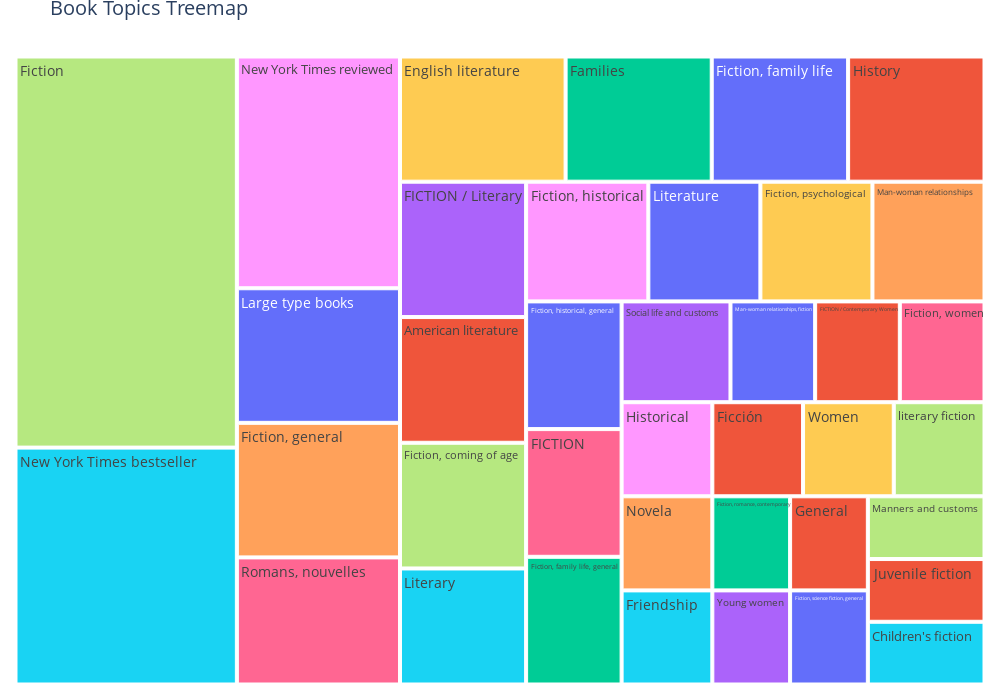

Notebook cell for this chart:
### Code cell
fig = tree_topics(my_read_topics)
fig.show()

### Figure 1 — Plotly figure (JSON) as saved in the notebook; plotly's stock layout.template omitted (floating-point values rounded to 4 significant figures)
{"data": [{"branchvalues": "total", "customdata": ["Children's fiction", "Manners and customs", "Juvenile fiction", "General", "Young women", "Fiction, science fiction, general", "Fiction, romance, contemporary", "Fiction, women", "Women", "Novela", "Man-woman relationships, fiction", "Historical", "Friendship", "literary fiction", "FICTION / Contemporary Women", "Ficción", "Social life and customs", "Fiction, historical, general", "Fiction, family life, general", "FICTION", "Fiction, psychological", "Man-woman relationships", "Literature", "Fiction, historical", "Literary", "Fiction, coming of age", "American literature", "History", "FICTION / Literary", "Fiction, family life", "Families", "Romans, nouvelles", "English literature", "Fiction, general", "Large type books", "New York Times reviewed", "New York Times bestseller", "Fiction"], "domain": {"x": [0, 1], "y": [0, 1]}, "hovertemplate": "<b>%{label}</b><br>Count: %{value}<extra></extra>", "hovertext": ["Man-woman relationships, fiction", "FICTION / Contemporary Women", "Fiction, romance, contemporary", "American literature", "Large type books", "Young women", "Fiction, general", "New York Times bestseller", "Fiction, women", "Families", "Fiction, coming of age", "Romans, nouvelles", "Historical", "English literature", "Literature", "Fiction, historical, general", "Fiction, family life", "Social life and customs", "History", "Fiction", "General", "Novela", "FICTION", "Fiction, psychological", "Man-woman relationships", "Friendship", "Ficción", "New York Times reviewed", "FICTION / Literary", "Fiction, science fiction, general", "Manners and customs", "Women", "Juvenile fiction", "Fiction, family life, general", "Literary", "Fiction, historical", "Children's fiction", "literary fiction"], "ids": ["Man-woman relationships, fiction", "FICTION / Contemporary Women", "Fiction, romance, contemporary", "American literature", "Large type books", "Young women", "Fiction, general", "New York Times bestseller", "Fiction, women", "Families", "Fiction, coming of age", "Romans, nouvelles", "Historical", "English literature", "Literature", "Fiction, historical, general", "Fiction, family life", "Social life and customs", "History", "Fiction", "General", "Novela", "FICTION", "Fiction, psychological", "Man-woman relationships", "Friendship", "Ficción", "New York Times reviewed", "FICTION / Literary", "Fiction, science fiction, general", "Manners and customs", "Women", "Juvenile fiction", "Fiction, family life, general", "Literary", "Fiction, historical", "Children's fiction", "literary fiction"], "labels": ["Man-woman relationships, fiction", "FICTION / Contemporary Women", "Fiction, romance, contemporary", "American literature", "Large type books", "Young women", "Fiction, general", "New York Times bestseller", "Fiction, women", "Families", "Fiction, coming of age", "Romans, nouvelles", "Historical", "English literature", "Literature", "Fiction, historical, general", "Fiction, family life", "Social life and customs", "History", "Fiction", "General", "Novela", "FICTION", "Fiction, psychological", "Man-woman relationships", "Friendship", "Ficción", "New York Times reviewed", "FICTION / Literary", "Fiction, science fiction, general", "Manners and customs", "Women", "Juvenile fiction", "Fiction, family life, general", "Literary", "Fiction, historical", "Children's fiction", "literary fiction"], "marker": {"colors": ["#636efa", "#EF553B", "#00cc96", "#EF553B", "#636efa", "#ab63fa", "#FFA15A", "#19d3f3", "#FF6692", "#00cc96", "#B6E880", "#FF6692", "#FF97FF", "#FECB52", "#636efa", "#636efa", "#636efa", "#ab63fa", "#EF553B", "#B6E880", "#EF553B", "#FFA15A", "#FF6692", "#FECB52", "#FFA15A", "#19d3f3", "#EF553B", "#FF97FF", "#ab63fa", "#636efa", "#B6E880", "#FECB52", "#EF553B", "#00cc96", "#19d3f3", "#FF97FF", "#19d3f3", "#B6E880"]}, "name": "", "parents": ["", "", "", "", "", "", "", "", "", "", "", "", "", "", "", "", "", "", "", "", "", "", "", "", "", "", "", "", "", "", "", "", "", "", "", "", "", ""], "textfont": {"size": 14}, "type": "treemap", "values": [7, 7, 6, 13, 18, 6, 18, 43, 7, 15, 13, 17, 7, 17, 11, 10, 14, 9, 14, 71, 6, 7, 10, 11, 11, 7, 7, 31, 14, 6, 6, 7, 6, 10, 12, 12, 6, 7]}], "layout": {"autosize": true, "font": {"size": 14}, "height": 700, "hoverlabel": {"font": {"size": 12}}, "legend": {"tracegroupgap": 0}, "margin": {"b": 10, "l": 10, "r": 10, "t": 30}, "title": {"text": "Book Topics Treemap"}, "width": 1000}}
